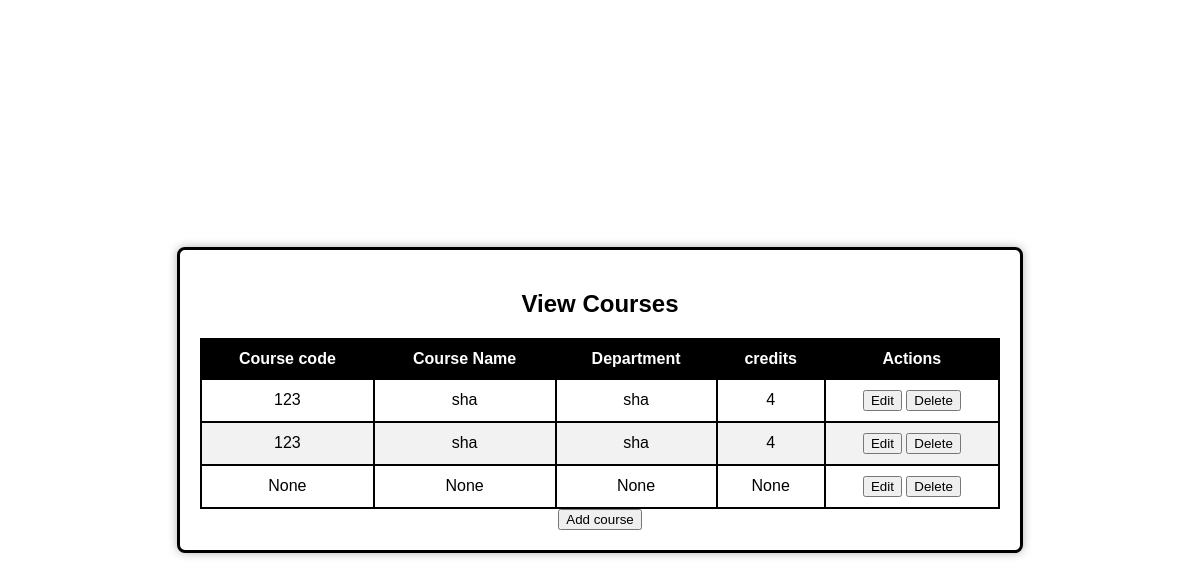
/viewcourse, run on the app's committed database.
### myapp/models.py (models this page shows)
class coursemamage(models.Model):
    DEPID = models.ForeignKey(adddepartment, on_delete=models.CASCADE,null=True, blank=True)
    coursecode = models.CharField(max_length=50,null=True, blank=True)
    coursename = models.CharField(max_length=50,null=True, blank=True)
    department = models.CharField(max_length=50,null=True, blank=True)
    credits = models.CharField(max_length=50,null=True, blank=True)

### myapp/views.py (the view)
# urls.py: path('viewcourse', viewcourse.as_view(), name='viewcourse'),
class viewcourse(View):
    def get(self, request):
        vi=coursemamage.objects.all()
        return render(request, 'Administrator/viewcourse.html',{'data':vi})

### templates/Administrator/viewcourse.html (shortened to what this page needs)
<!DOCTYPE html>
<html lang="en">
<head>
</head>
<body>
    <div class="course-container">
        <h2>View Courses</h2>
        <table>
            <thead>
                <tr>
                    <th>Course code</th>
                    <th>Course Name</th>
                    <th>Department</th>
                    <th>credits</th>
                    <th>Actions</th>
                </tr>
            </thead>
            <tbody id="courseTableBody">
                {% for i in data %}
                <tr>
                    <td>{{ i.coursecode }}</td>
                    <td>{{ i.coursename }}</td>
                    <td>{{ i.department }}</td>
                    <td>{{ i.credits }}</td>
                    <td>
                        <div class="action-container">
                            <a href="/edit_course/{{i.id}}/"><button class="action-btn">Edit</button></a>
                            <a href="/delete_course/{{i.id}}/"><button class="action-btn">Delete</button></a>
                        </div>
                    </td>
                </tr>
                {% endfor %}
            </table>
            <a href="/AddCourseView"><button class="add-btn">Add course</button></a>
        </div>
    </body>
    </html>

### templates/Administrator/viewcourse.html (style rules this page uses)
body { font-family: Arial, sans-serif; background-color: white; display: flex; justify-content: center; align-items: center; height: 100vh; margin: 0; flex-direction: column; }
.course-container { background-color: white; padding: 20px; border-radius: 8px; box-shadow: 0 0 10px rgba(0, 0, 0, 0.3); width: 80%; max-width: 800px; text-align: center; border: 3px solid black; }
h2 { color: black; margin-bottom: 15px; }
table { width: 100%; border-collapse: collapse; margin-top: 20px; }
th, td { border: 2px solid black; padding: 10px; text-align: center; color: black; }
th { background-color: black; color: white; }
tr:nth-child(even) { background-color: #f2f2f2; }

### data on the page
coursemamage: coursecode "123", coursename "sha", department "sha", credits "4"
coursemamage: coursecode "123", coursename "sha", department "sha", credits "4"
coursemamage: coursecode "None", coursename "None", department "None", credits "None"
